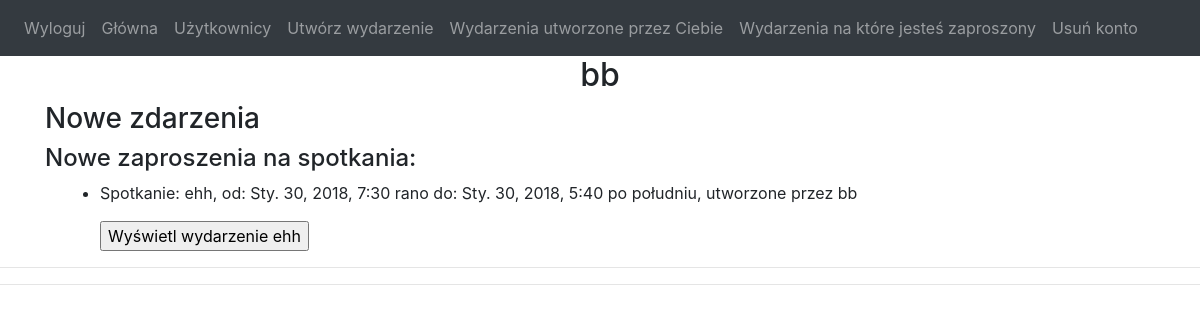
/me (signed in), run on the app's committed database.
### meetingserver/models.py (models this page shows)
class Meeting(
        models.Model):  # znika jak znika użytkownik który je utworzył (bo cascade), albo jak je usunie
    name = models.CharField(max_length=50)
    begin = models.DateTimeField()
    end = models.DateTimeField()
    invitedNr = models.PositiveIntegerField()
    acceptedNr = models.PositiveIntegerField()
    creator = models.ForeignKey(User, on_delete=models.CASCADE)

class User(models.Model):
    name = models.CharField(max_length=50, unique=True)
    pwd = models.CharField(max_length=50)

### views/logged_views.py (the view)
# urls.py: path('me', logged_views.me),
def me(request):
    if 'user_id' not in request.session:
        return HttpResponseRedirect("/")
    params = request.POST.copy()
    params.update(request.GET)
    uname = request.session['user_name']
    myid = request.session['user_id']
    notif_dict = get_my_notifications(myid, uname)
    return render(request, 'me.html', notif_dict)

### clear_old_events.py (called while the page is built)
    def __call__(self, request):
        if datetime.now(pytz.utc) - self.last_cleared > timedelta(minutes=2):
            self.clear_past_events()
            self.last_cleared = datetime.now(pytz.utc)
        response = self.get_response(request)
        return response

### templates/me.html
{% extends 'logged_shared.html' %}

### templates/notifications_new_invitations.html (shortened to what this page needs)
<h4>Nowe zaproszenia na spotkania: </h4>
<div  class="container">
    <ul>
    {% for id, s, begin, end, creator in new_inv %}
        <li>
        <p> Spotkanie: {{ s }}, od: {{ begin }} do: {{ end }}, utworzone przez {{ creator }} </p>
        <form action = "{{ "/show_event" }}" method="get" />
            <input type="submit" value = "Wyświetl wydarzenie {{s}}" />
        </li>
    {% endfor %}
    </ul>
</div>

### data on the page
Meeting: new_inv "ehh", new_inv "Sty. 30, 2018, 7:30 rano", new_inv "Sty. 30, 2018, 5:40 po południu", new_inv "Wyświetl wydarzenie ehh"
User: new_inv "bb"

### other printed values
{{ username }} "bb"
